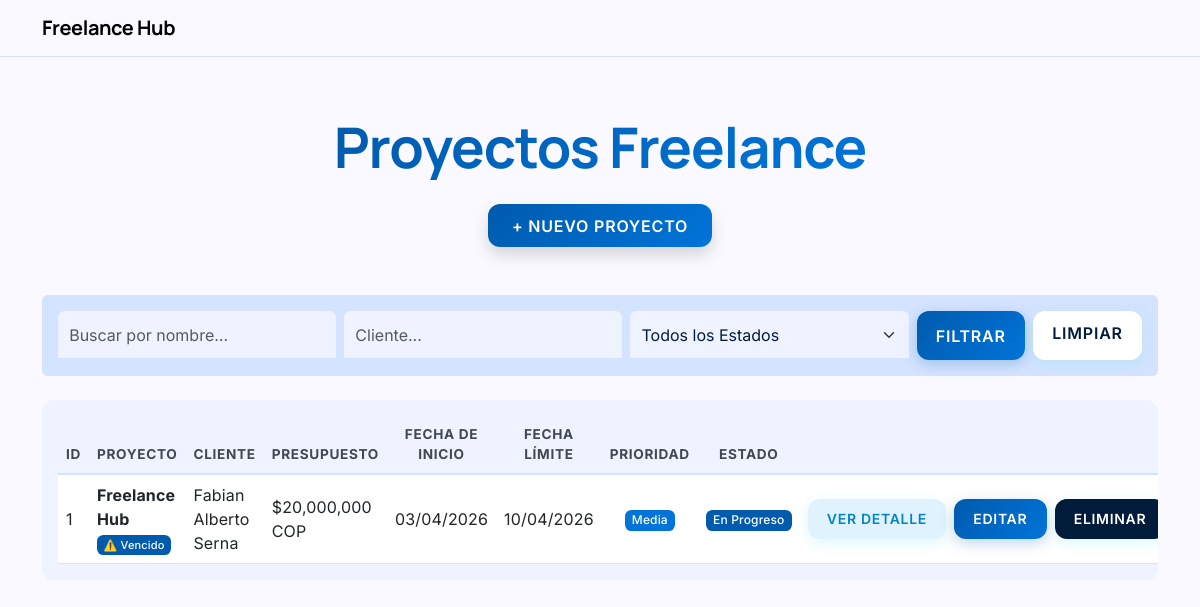
The page /proyectos/ on the database as committed earlier.
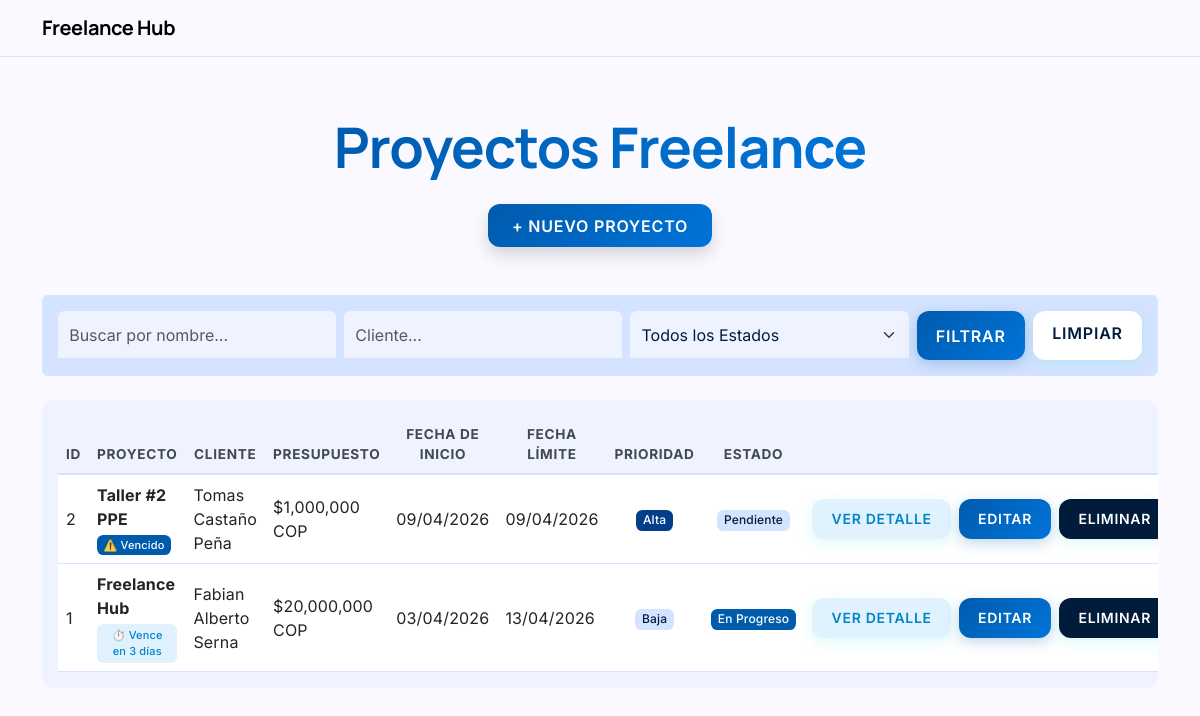
The same page on the database as committed later.
### freelance_hub/models.py (models this page shows, shortened)
class Proyecto(models.Model):
    PRIORIDAD_CHOICES = [
        ('Baja', 'Baja'),
        ('Media', 'Media'),
        ('Alta', 'Alta'),
    ]
    ESTADO_CHOICES = [
        ('Pendiente', 'Pendiente'),
        ('En Progreso', 'En Progreso'),
        ('Completado', 'Completado'),
    ]
    id = models.AutoField(primary_key=True)
    created_at = models.DateTimeField(auto_now_add=True)
    updated_at = models.DateTimeField(auto_now=True)
    nombre = models.CharField(max_length=200)
    cliente = models.CharField(max_length=200)
    descripcion = models.TextField()
    presupuesto = models.DecimalField(max_digits=10, decimal_places=2)
    fecha_inicio = models.DateField()
    fecha_limite = models.DateField()
    prioridad = models.CharField(max_length=50, choices=PRIORIDAD_CHOICES, default='Media')
    estado = models.CharField(max_length=50, choices=ESTADO_CHOICES, default='Pendiente')
    @property
    def dias_restantes(self):
        delta = self.fecha_limite - date.today()
        return delta.days

### freelance_hub/views.py (the view)
# urls.py: path('proyectos/', views.lista_proyectos, name='lista_proyectos'),
def lista_proyectos(request):
    proyectos = Proyecto.objects.all()
    q = request.GET.get('q', '')
    cliente = request.GET.get('cliente', '')
    estado_filtro = request.GET.get('estado', '')
    if q:
        proyectos = proyectos.filter(nombre__icontains=q)
    if cliente:
        proyectos = proyectos.filter(cliente__icontains=cliente)
    if estado_filtro:
        proyectos = proyectos.filter(estado=estado_filtro)
    proyectos = proyectos.annotate(
        prioridad_peso=Case(
            When(prioridad='Alta', then=Value(1)),
            When(prioridad='Media', then=Value(2)),
            When(prioridad='Baja', then=Value(3)),
            output_field=IntegerField(),
        )
    ).order_by('prioridad_peso', 'id')
    context = {
        'proyectos': proyectos,
        'q': q,
        'cliente': cliente,
        'estado_filtro': estado_filtro
    }
    return render(request, 'freelance_hub/lista_proyectos.html', context)

### freelance_hub/templates/freelance_hub/lista_proyectos.html (shortened to what this page needs)
{% extends 'freelance_hub/base.html' %}
{% load humanize %}
{% block content %}
<div class="text-center mb-5 mt-5 pt-2">
    <h1 class="display-4 fw-bold mb-3"
        style="background: var(--oceanic-gradient); -webkit-background-clip: text; background-clip: text; -webkit-text-fill-color: transparent; display: inline-block; letter-spacing: -1px;">
        Proyectos Freelance
    </h1>
    <div class="d-flex justify-content-center mt-2">
        <a href="{% url 'freelance_hub:crear_proyecto' %}" class="btn btn-primary px-4 shadow">+ Nuevo Proyecto</a>
    </div>
</div>
<form method="GET" class="d-flex gap-2 mb-4 p-3 rounded" style="background-color: var(--surf-container-highest);">
    <input type="text" name="q" class="form-control" placeholder="Buscar por nombre..." value="{{ q }}">
    <input type="text" name="cliente" class="form-control" placeholder="Cliente..." value="{{ cliente }}">
    <select name="estado" class="form-select">
        <option value="">Todos los Estados</option>
    </select>
    <button type="submit" class="btn btn-primary">Filtrar</button>
    <a href="{% url 'freelance_hub:lista_proyectos' %}" class="btn btn-secundary"
        style="background-color: white !important; color: var(--on-surf) !important;">Limpiar</a>
</form>
<div class="table-responsive">
    <table class="table">
        <thead>
            <tr>
                <th class="text-center" style="background-position: center;">ID</th>
                <th class="text-center" style="background-position: center;">Proyecto</th>
                <th class="text-center" style="background-position: center;">Cliente</th>
                <th class="text-center" style="background-position: center;">Presupuesto</th>
                <th class="text-center" style="background-position: center;">Fecha de Inicio</th>
                <th class="text-center" style="background-position: center;">Fecha Límite</th>
                <th class="text-center" style="background-position: center;">Prioridad</th>
                <th class="text-center" style="background-position: center;">Estado</th>
                <th class="text-center" style="background-position: center;"></th>
            </tr>
        </thead>
        <tbody>
            {% for proyecto in proyectos %}
            <tr {% if proyecto.dias_restantes <= 5 and proyecto.estado != 'Completado' %}style="background-color: rgba(255, 193, 7, 0.1);" {% endif %}>
                <td>{{ proyecto.id }}</td>
                <td>
                    <strong>{{ proyecto.nombre }}</strong>
                    {% if proyecto.dias_restantes <= 5 and proyecto.dias_restantes > 0 and proyecto.estado != 'Completado' %}
                        <br><span class="badge mt-1"
                            style="background-color: #e0f2fe  ; color: #0284c7; font-size: 11px; padding: 0.4em 0.6em; font-weight: 500; white-space: normal; line-height: 1.4;">⏱️
                            Vence en {{ proyecto.dias_restantes }} días</span>
                        {% elif proyecto.dias_restantes <= 0 and proyecto.estado != 'Completado' %} <br><span
                                class="badge mt-1"
                                style="background-color: var(--primary); color: white; font-size: 11px; padding: 0.4em 0.6em; font-weight: 500; white-space: normal;">⚠️
                                Vencido</span>
                            {% endif %}
                </td>
                <td>{{ proyecto.cliente }}</td>
                <td>${{ proyecto.presupuesto|floatformat:"0"|intcomma }} COP</td>
                <td>{{ proyecto.fecha_inicio|date:"d/m/Y" }}</td>
                <td>{{ proyecto.fecha_limite|date:"d/m/Y" }}</td>
                <td class="text-center">
                    {% if proyecto.prioridad == 'Alta' %}<span class="badge"
                        style="background-color: #023e8a; color: white">Alta</span>
                    {% elif proyecto.prioridad == 'Media' %}<span class="badge"
                        style="background-color: var(--primary-container); color: white;">Media</span>
                    {% else %}<span class="badge"
                        style="background-color: var(--surf-container-highest); color: var(--on-surf);">Baja</span>{% endif %}
                </td>
                <td class="text-center">
                    {% if proyecto.estado == 'Completado' %}<span class="badge"
                        style="background-color: var(--primary-container); color: white">Completado</span>
                    {% elif proyecto.estado == 'En Progreso' %}<span class="badge"
                        style="background-color: var(--primary); color: white">En Progreso</span>
                    {% else %}<span class="badge"
                        style="background-color: var(--surf-container-highest); color: var(--on-surf)">Pendiente</span>{% endif %}
                </td>
                <td>
                    <div class="d-flex justify-content-center gap-2 text-nowrap">
                        <button type="button" class="btn btn-sm btn-terciary" data-bs-toggle="modal"
                            data-bs-target="#modalProyecto{{ proyecto.id }}">Ver Detalle</button>
                        <a href="{% url 'freelance_hub:editar_proyecto' proyecto.pk %}"
                            class="btn btn-sm btn-primary">Editar</a>
                        <a href="{% url 'freelance_hub:eliminar_proyecto' proyecto.pk %}"
                            class="btn btn-sm btn-secundary">Eliminar</a>
                    </div>
                </td>
            </tr>
{% empty %}
<tr>
    <td colspan="9" class="text-center text-muted py-4">No hay proyectos registrados aún.</td>
</tr>
{% endfor %}
</tbody>
</table>
</div>
{% endblock %}

### freelance_hub/templates/freelance_hub/base.html (shortened to what this page needs)
{% load static %}
<!DOCTYPE html>
<html lang="es">
<head>
    <link href="https://cdn.jsdelivr.net/npm/bootstrap@5.3.0/dist/css/bootstrap.min.css" rel="stylesheet">
    <link rel="stylesheet" href="{% static 'freelance_hub/css/styles.css' %}">
</head>
<body>
    <nav class="navbar navbar-expand-lg navbar-dark mb-4 border-bottom"
        style="border-color: var(--surf-container-highest) !important;">
        <div class="container">
            <a class="navbar-brand" href="{% url 'freelance_hub:landing' %}">Freelance Hub</a>
        </div>
    </nav>
    <div class="container mb-5">
        {% block content %}{% endblock %}
    </div>
</body>
</html>

### freelance_hub/static/freelance_hub/css/styles.css (style rules this page uses)
:root { --surf: #f9f9ff; --on-surf: #001c3a; --on-surf-variant: #414753; --surf-container-low: #eff3ff; --surf-container-highest: #d4e3ff; --primary: #005bad; --primary-container: #0074d9; --oceanic-gradient: linear-gradient(135deg, var(--primary) 0%, var(--primary-container) 100%); }
body { background-color: var(--surf); color: var(--on-surf); font-family: 'Inter', sans-serif; letter-spacing: 0.01em; }
h1, h2, h3, h4, h5, h6, .navbar-brand { color: black; font-family: 'Manrope', sans-serif; letter-spacing: -0.02em; font-weight: 700; }
.table-responsive { background-color: var(--surf-container-low); border-radius: 0.75rem; padding: 1rem; }
.table { margin-bottom: 0; color: var(--on-surf); }
.table th { background-color: transparent !important; color: var(--on-surf-variant); font-size: 0.85rem; text-transform: uppercase; letter-spacing: 0.05em; border-bottom: 2px solid var(--surf-container-highest) !important; border-top: none !important; }
.table td { border-bottom: 1px solid var(--surf-container-highest); vertical-align: middle; }
.btn-primary { background: var(--oceanic-gradient) !important; border: none !important; color: white !important; border-radius: 0.75rem; padding: 0.6rem 1.2rem; font-family: 'Inter', sans-serif; font-weight: 600; box-shadow: 0 4px 14px rgba(0, 91, 173, 0.25); transition: transform 0.2s, filter 0.2s; text-transform: uppercase; letter-spacing: 0.05em; }
.btn-secundary { background: var(--on-surf) !important; border: none !important; color: white !important; border-radius: 0.75rem; padding: 0.6rem 1.2rem; font-family: 'Inter', sans-serif; font-weight: 600; box-shadow: 0 4px 14px rgba(124, 229, 236, 0.25); transition: transform 0.2s, filter 0.2s; text-transform: uppercase; letter-spacing: 0.05em; }
.btn-terciary { background: #e0f2fe !important; border: none !important; color: #0284c7 !important; border-radius: 0.75rem; padding: 0.6rem 1.2rem; font-family: 'Inter', sans-serif; font-weight: 600; box-shadow: 0 4px 14px rgba(124, 229, 236, 0.25); transition: transform 0.2s, filter 0.2s; text-transform: uppercase; letter-spacing: 0.05em; }
.form-control, .form-select { background-color: var(--surf-container-low); border: none; border-bottom: 2px solid var(--surf-container-highest); border-radius: 0.4rem 0.4rem 0 0; color: var(--on-surf); padding: 0.7rem; }
.badge { padding: 0.40em 0.60em; font-weight: 500; border-radius: 0.4rem; font-family: 'Inter', sans-serif; background-position: center; text-align: center; }

Rows that differ between the two databases and show on the page:
added Proyecto: id "2", nombre "Taller #2 PPE", estado "⚠️ Vencido", cliente "Tomas Castaño Peña", presupuesto "1,000,000", fecha_inicio "09/04/2026", fecha_limite "09/04/2026", prioridad "Alta"
changed Proyecto "Freelance Hub": dias_restantes (not shown) → "3"; fecha_limite "10/04/2026" → "13/04/2026"; fecha_limite "⚠️ Vencido" → "⏱️ Vence en días"; prioridad "Media" → "Baja"
